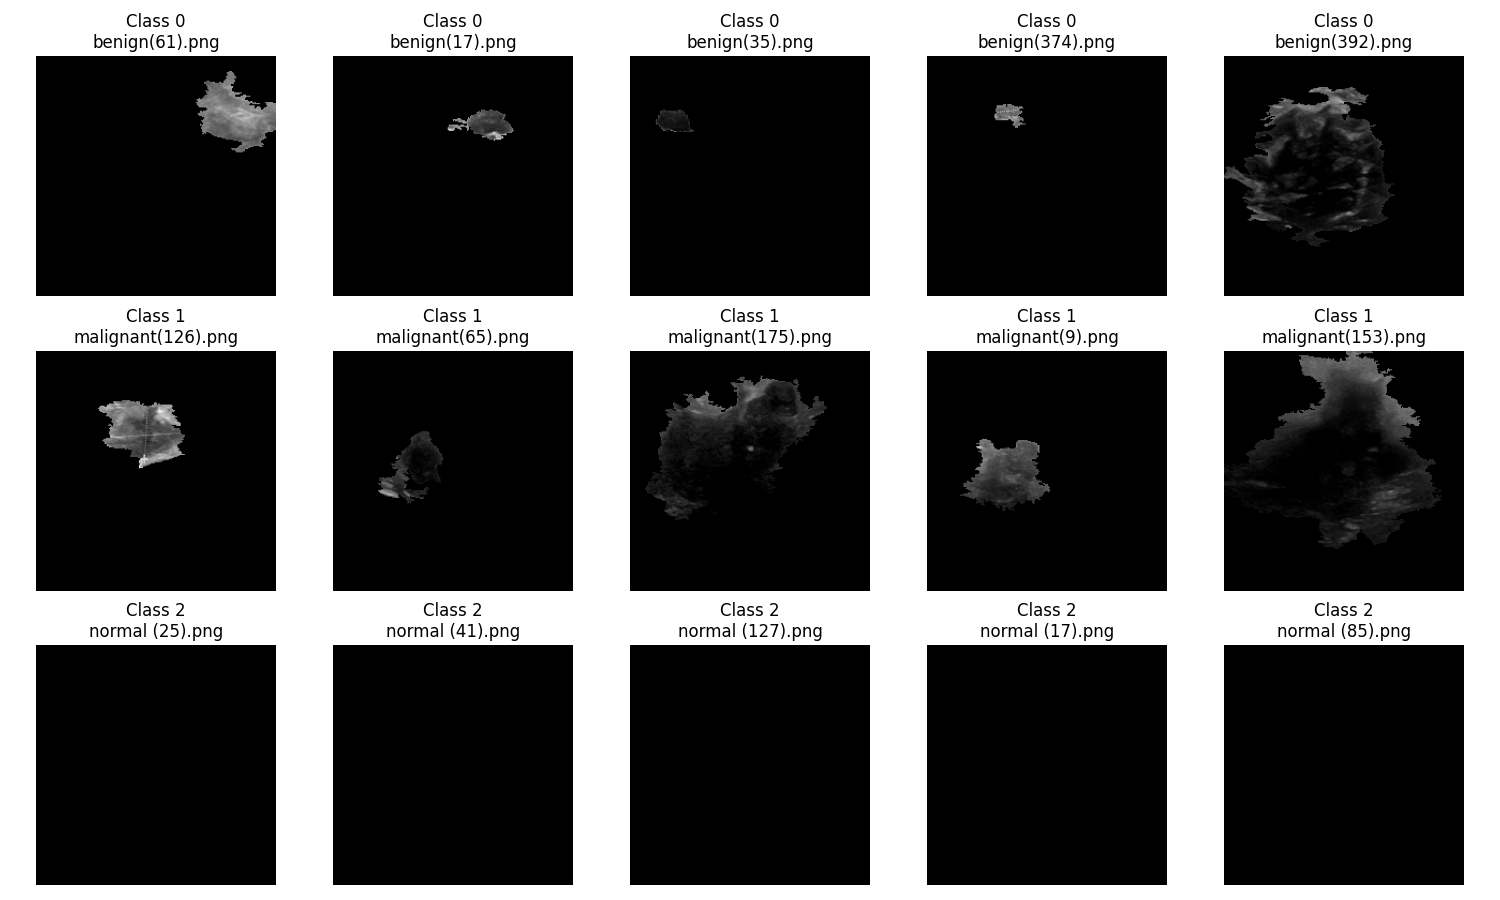

The script that saved this image:
import pandas as pd
import numpy as np
import matplotlib.pyplot as plt
import random
from skimage import io
import os
from torch.utils.data import DataLoader
from src.cnn_lstm_resnet_train import MaskedTumorDataset

# 1. Load CSV
csv_path = 'cnn_data/labels.csv'
df = pd.read_csv(csv_path)
print('First 10 rows of CSV:')
print(df.head(10))

# 2. Visualize 5 random images from each class
plt.figure(figsize=(15, 9))
for class_idx in [0, 1, 2]:
    class_df = df[df['label'] == class_idx]
    print(f'Class {class_idx} has {len(class_df)} images')
    if len(class_df) == 0:
        continue
    sample_df = class_df.sample(n=min(5, len(class_df)), random_state=42)
    for i, (_, row) in enumerate(sample_df.iterrows()):
        img_path = row['img_path']
        try:
            img = io.imread(img_path)
            plt.subplot(3, 5, class_idx*5 + i + 1)
            if img.ndim == 2:
                plt.imshow(img, cmap='gray')
            else:
                plt.imshow(img)
            plt.title(f'Class {class_idx}\n{os.path.basename(img_path)}')
            plt.axis('off')
        except Exception as e:
            print(f'Error loading {img_path}: {e}')
plt.tight_layout()
plt.savefig('visualize_labels.png')
print('Saved grid as visualize_labels.png')

# 3. Print first batch from DataLoader
print('\nFirst batch from DataLoader:')
dataset = MaskedTumorDataset(csv_path, augment=False)
loader = DataLoader(dataset, batch_size=8, shuffle=False)
for imgs, labels in loader:
    print('Batch labels:', labels.tolist())
    break

# 4. Print file paths and labels for first 10 items in dataset
print('\nFirst 10 items from DataLoader:')
for i in range(10):
    img, label = dataset[i]
    img_path = df.iloc[i]['img_path']
    print(f'Index {i}: Path={img_path}, Label={label}') 